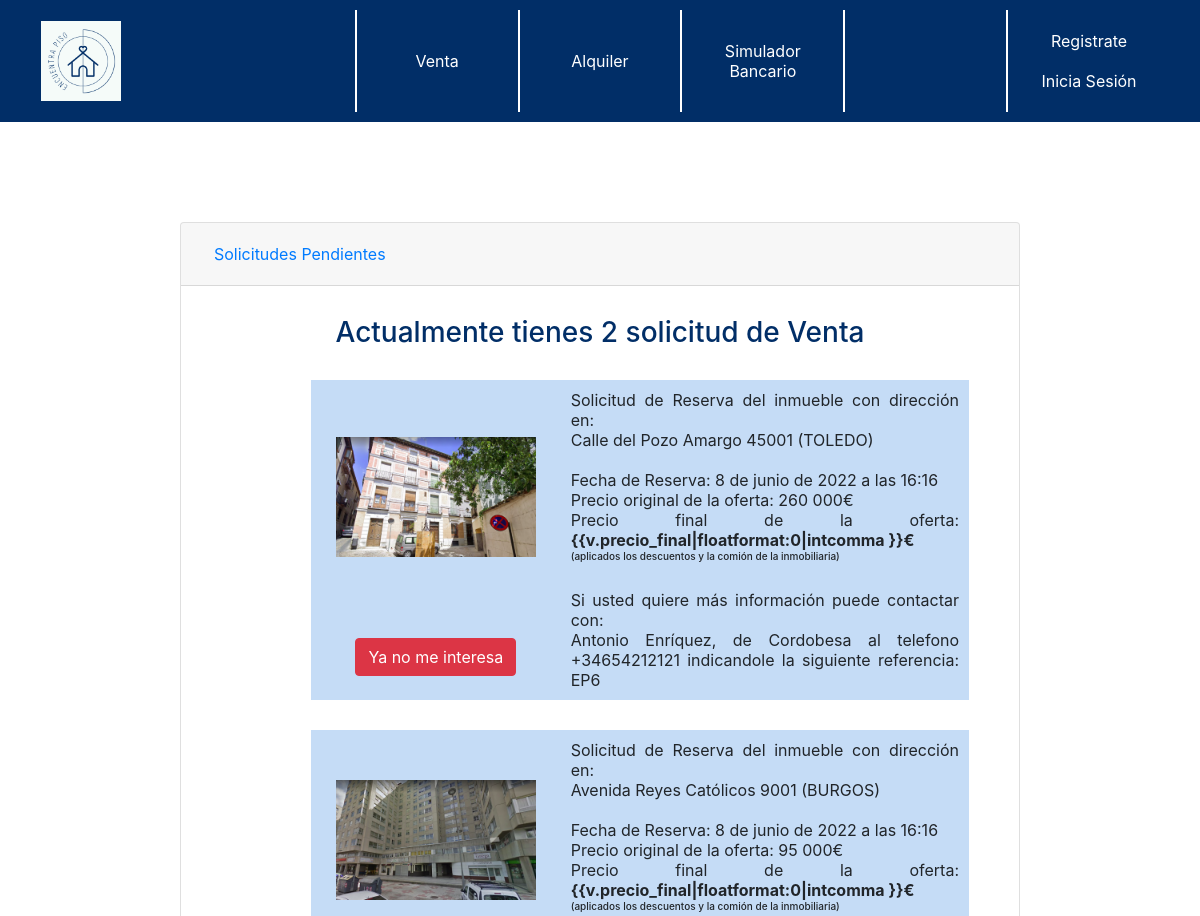
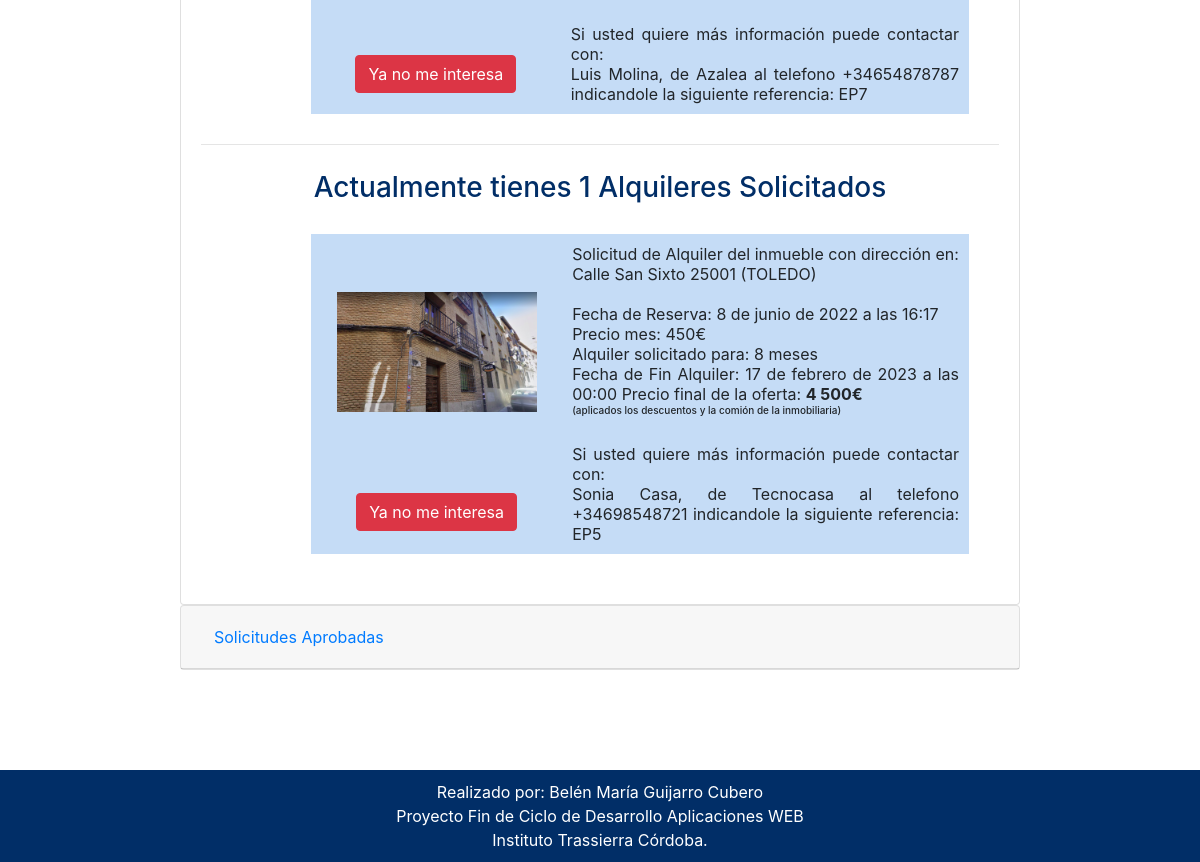
Page /operaciones/2/ on the earlier database version (2 pictures, top to bottom).
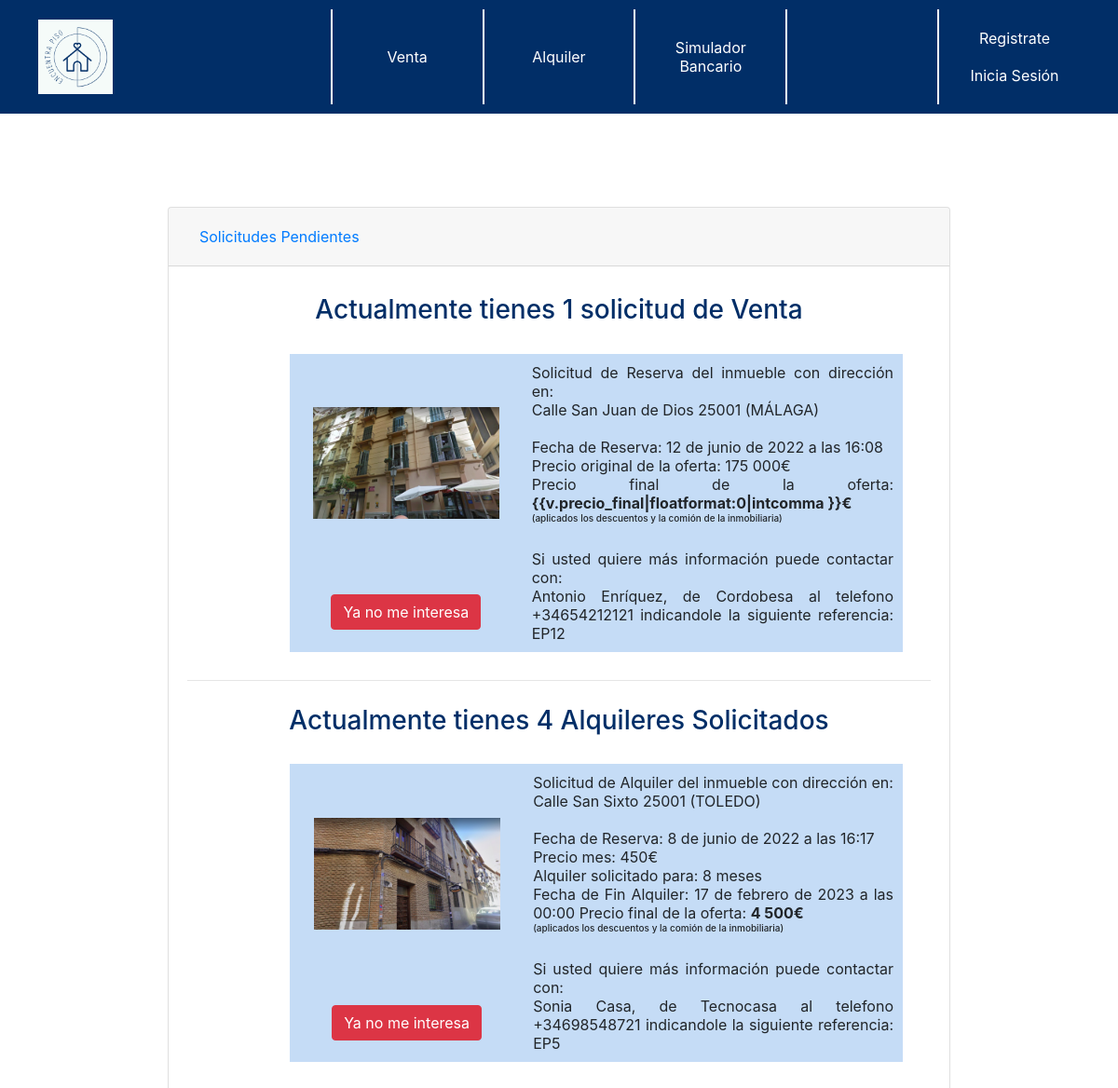
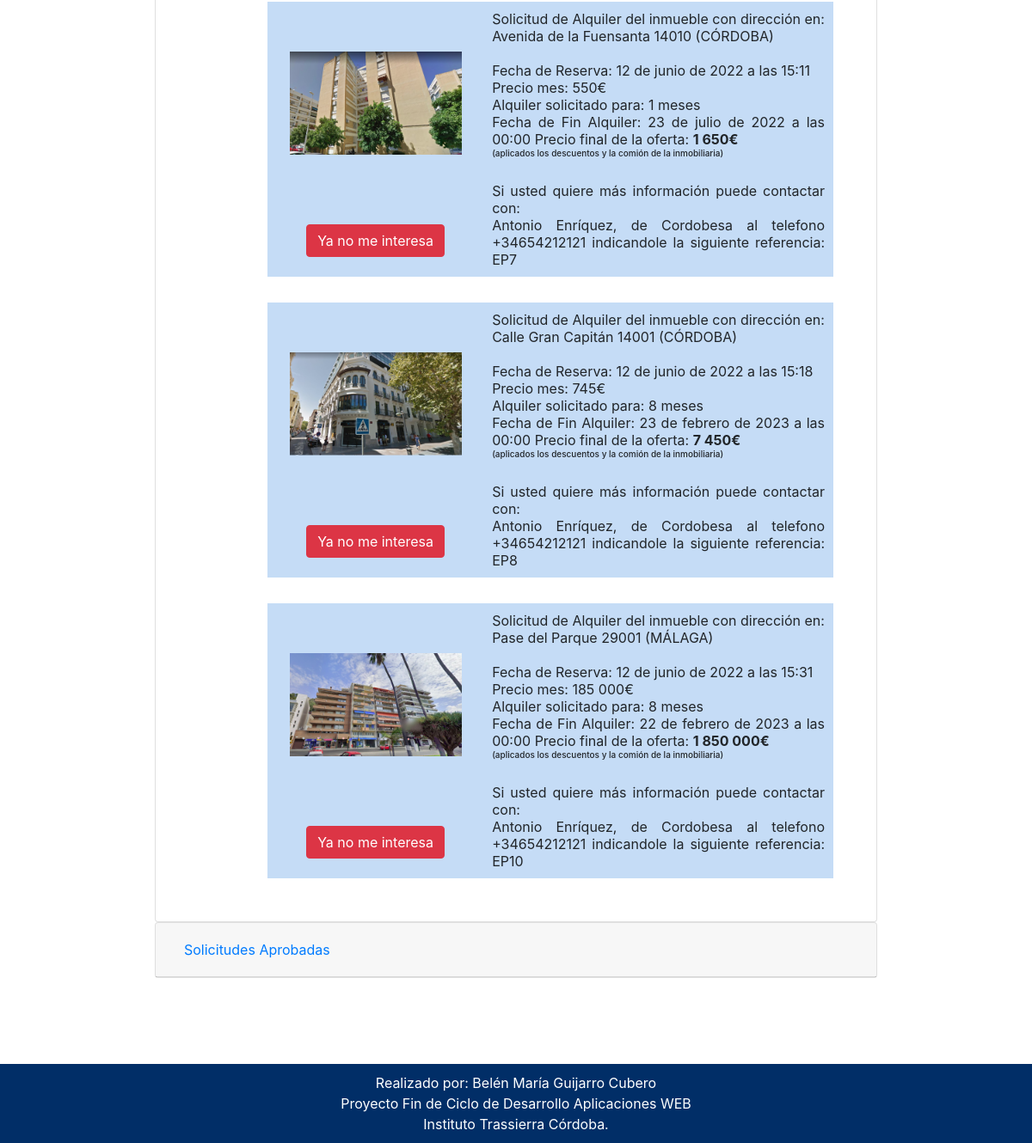
Same page on the later database version (2 pictures, top to bottom).
### applications/operaciones/models.py (models this page shows, shortened)
class Venta(models.Model):
	oferta=models.ForeignKey("Oferta",verbose_name=("oferta"),on_delete=models.SET_NULL,null=True )
	comprador=models.ForeignKey("administracion.Cliente", related_name="comprador",verbose_name=("comprador"),on_delete=models.SET_NULL,null=True )
	fecha= models.DateTimeField('Fecha', auto_now=False, auto_now_add=False, null=True,blank=True)
	activa=models.BooleanField('Activo', default=True)
	aprobada=models.BooleanField('Aprobada', default=False)
	updated_at = models.DateTimeField(auto_now_add=True, null=True)
	created_at = models.DateTimeField(auto_now_add=True, null=True)
	def _get_importe(self):
		precio_descuento=self.oferta.precio-((self.oferta.precio*self.oferta.descuento)/100)
		precio_final= precio_descuento+((self.oferta.precio*self.oferta.vendedor.empresa.comision)/100)
		return precio_final
	precio_final = property(_get_importe)

class Oferta(models.Model):
	inmueble= models.ForeignKey("inmuebles.Inmueble", verbose_name=("Inmueble"),on_delete=models.CASCADE)
	vendedor=models.ForeignKey("administracion.Trabajador", verbose_name=("trabajador"),on_delete=models.SET_NULL, blank=True,null=True)
	precio=models.DecimalField('Precio', max_digits=13, decimal_places=6)
	descuento=models.DecimalField('Descuento', max_digits=5, decimal_places=2, default=0)
	tipo=models.CharField("tipo",max_length=1)
	activa=models.BooleanField('Activo', default=True)
	updated_at = models.DateTimeField(auto_now_add=True, null=True)
	created_at = models.DateTimeField(auto_now_add=True, null=True)

class Alquiler(models.Model):
	oferta=models.ForeignKey("Oferta",verbose_name=("oferta"),on_delete=models.SET_NULL,null=True )
	inquilino=models.ForeignKey("administracion.Cliente", related_name="inquilino",verbose_name=("inquilino"), null=True, on_delete=models.SET_NULL, )
	fecha_entrada=models.DateTimeField('Fecha', auto_now=False, auto_now_add=False)
	meses=models.IntegerField('Meses',)
	activa=models.BooleanField('Activo', default=True)
	aprobada=models.BooleanField('Aprobada', default=False)
	baja=models.BooleanField('Baja', default=False)
	created_at = models.DateTimeField(auto_now_add=True, null=True)
	updated_at = models.DateTimeField(auto_now_add=True, null=True)
	def _get_precio_final(self):
		return (float(self.oferta.precio)*float(self.meses))+(float(self.oferta.precio)*2)
	precio_final = property(_get_precio_final)
	def _get_fechabaja(self):
		fechainicial=str(self.fecha_entrada)
		fechainicialFormato=fechainicial[0:10]
		fechaI=datetime.strptime(fechainicialFormato, '%Y-%m-%d')
		fechaBaja=fechaI+relativedelta(months=self.meses)
		return fechaBaja
	fecha_fin=property(_get_fechabaja)

### applications/inmuebles/models.py (models this page shows, shortened)
class Inmueble(models.Model):
	PROVINCE_CHOICES =(
		('01', 'Alaba'), ('02', 'Albacete'), ('03', 'Alicante'),
		('04', 'Almería'), ('05', 'Ávila'), ('06', 'Badajoz'),
		('07', 'Islas Baleares'), ('08', 'Barcelona'), ('09', 'Burgos'),
		('10', 'Cáceres'), ('11', 'Cádiz'), ('12', 'Castellón'),
		('13', 'Ciudad Real'), ('14', 'Córdoba'), ('15', 'A Coruña'),
		('16', 'Cuenca'), ('17', 'Girona'), ('18', 'Granada'),
		('19', 'Guadalajara'), ('20', 'Guipúzcoa'), ('21', 'Huelva'),
		('22', 'Huesca'), ('23', 'Jaén'), ('24', 'León'),
		('25', 'Lleida'), ('26', 'La Rioja'), ('27', 'Lugo'),
		('28', 'Madrid'), ('29', 'Málaga'), ('30', 'Murcia'),
		('31', 'Navarra'), ('32', 'Ourense'), ('33', 'Asturias'),
		('34', 'Palencia'), ('35', 'Las Palmas'), ('36', 'Pontevedra'),
		('37', 'Salamanca'), ('38', 'Santa Cruz de Tenerife'), ('39', 'Cantabria'),
		('40', 'Segovia'), ('41', 'Sevilla'), ('42', 'Soria'),
		('43', 'Tarragona'), ('44', 'Teruel'), ('45', 'Toledo'),
		('46', 'Valencia'), ('47', 'Valladolid'), ('48', 'Vizcaya'),
		('49', 'Zamora'), ('50', 'Zaragoza'), ('51', 'Ceuta'), ('52', 'Melilla')
		)
	HABITACIONES_CHOICES=(
        ('0', 'Loft'),
        ('1', '1 Habitacion'),
        ('2', '2 Habitaciones'),
        ('3', '3 Habitaciones'),
        ('4', '4 Habitaciones'),
        ('5', '5 Habitaciones'),
        ('6', 'Más de 5'),
        )
	ORIENTACION_CHOICES=(
	 	('1', '(N) Norte'),
        ('2', '(NO) Noreste'),
        ('3', '(E) Este'),
        ('4', '(SE) Sureste'),
        ('5', '(S) Sur'),
        ('6', '(SO) Suroeste'),
        ('7', '(O) Oeste'),
        ('8', '(NO) Noroeste'),
	 	)
	propietario= models.ForeignKey("administracion.Propietario", verbose_name="propietario",on_delete=models.CASCADE )
	direccion= models.CharField('Direccion', max_length=200)
	localizacion= models.CharField('Localización', max_length=2, choices=PROVINCE_CHOICES)
	codigo_postal= models.IntegerField('CP',)
	metros=models.IntegerField('Metros',)
	habitacion=models.CharField('Habitación', max_length=1, choices=HABITACIONES_CHOICES)
	planta=models.IntegerField('Planta',)
	wc=models.IntegerField('Baños',)
	orientacion=models.CharField('Orientación', max_length=1, choices=ORIENTACION_CHOICES)
	construccion=models.IntegerField('Año Construcción',)
	comunidad=models.DecimalField('Precio Comunidad', max_digits=6, decimal_places=2)
	ascensor=models.BooleanField('Ascensor', default=False)
	terraza=models.BooleanField('Terraza', default=False)
	patio=models.BooleanField('Patio', default=False)
	observacion= models.CharField('Observacion', max_length=1024)
	imagenPrincipal= models.ImageField("ImagenPrincipal",upload_to="imagenes/")
	imagen1=models.ImageField("imagen1",upload_to="imagenes/",default="imagenes/pordefecto.png",blank=True, null=True)
	imagen2=models.ImageField("imagen2",upload_to="imagenes/",default="imagenes/pordefecto.png",blank=True, null=True)
	imagen3=models.ImageField("imagen3",upload_to="imagenes/",default="imagenes/pordefecto.png",blank=True, null=True)
	imagen4=models.ImageField("imagen4",upload_to="imagenes/",default="imagenes/pordefecto.png",blank=True, null=True)
	activo=models.BooleanField('Activo', default=True)
	created_at = models.DateTimeField(auto_now_add=True, null=True)
	updated_at = models.DateTimeField(auto_now_add=True, null=True)
	class Meta:
		ordering = ["localizacion","direccion"]

### applications/administracion/models.py (models this page shows, shortened)
class Trabajador(models.Model):
    usuario = models.OneToOneField(User, on_delete=models.CASCADE)
    dni = models.CharField('DNI', max_length=9, unique=True)
    nombre = models.CharField('Nombre', max_length=25)
    primer_apellido = models.CharField('1ºApellido', max_length=50)
    segundo_apellido = models.CharField('2ºApellido', max_length=50)
    empresa = models.ForeignKey("Empresa", verbose_name=("Empresa"), on_delete=models.CASCADE, blank=True, null=True)
    telefono= PhoneNumberField(blank=True)

class Empresa(models.Model):
    cif=models.CharField('CIF', max_length=9, unique=True)
    nombre_empresa=models.CharField('Nombre', max_length=100)
    razon_social=models.CharField('Razon Social', max_length=100)
    comision=models.DecimalField('Comisión', max_digits=4, decimal_places=2, default=3)
    codigo=models.CharField('Codigo',max_length=10)
    def __str__(self):
        return self.nombre_empresa

### applications/operaciones/views.py (the view)
# urls.py: path('operaciones/<int:id>/',views.Operaciones.as_view(),name="Operaciones"),
class Operaciones(View):
    def get(self, request, id):
        clientes=Cliente.objects.all()
        trabajadores=Trabajador.objects.all()
        user=User.objects.get(id=id)
        cliente=Cliente.objects.get(usuario=user)
        ventas=Venta.objects.filter(comprador=cliente).filter(activa=True).filter(aprobada=False)
        alquileres=Alquiler.objects.filter(inquilino=cliente).filter(activa=True).filter(aprobada=False)
        ventasConfirmadas=Venta.objects.filter(comprador=cliente).filter(aprobada=True).filter(activa=True)
        alquileresConfirmados=Alquiler.objects.filter(inquilino=cliente).filter(aprobada=True).filter(activa=True)
        contVSolicitadas=len(ventas)
        contASolicitados=len(alquileres)
        contAaprobadas=len(alquileresConfirmados)
        contVaprobadas=len(ventasConfirmadas)
        contexto={
        "clientes":clientes,
        "trabajadores":trabajadores,
        "ventas":ventas,
        "contVSolicitadas":contVSolicitadas,
        "alquileres":alquileres,
        "contASolicitados":contASolicitados,
        "ventasConfirmadas":ventasConfirmadas,
        "alquileresConfirmados":alquileresConfirmados,
        "contAaprobadas":contAaprobadas,
        "contVaprobadas":contVaprobadas
        }
        return render(request,"operaciones.html",contexto)

### templates/operaciones.html (shortened to what this page needs)
{% extends "base.html" %}
{% load static %}
{% load humanize %}
{% block head %}
{% include 'cabecera.html' %}
{% endblock head %}
{% block content %}
<div style="width:70%; margin:100px auto;">
	<div id="accordion">
		<div class="card">
			<div class="card-header" id="headingOne">
				<h5 class="mb-0">
					<button class="btn btn-link collapsed" data-toggle="collapse" data-target="#collapseOne"
						aria-expanded="false" aria-controls="collapseOne">
						Solicitudes Pendientes
					</button>
				</h5>
			</div>
			<div id="collapseOne" class="collapse show" aria-labelledby="headingOne" data-parent="#accordion">
				<div class="card-body">
					<center>
						{%if contVSolicitadas %}
						<h3>Actualmente tienes {{contVSolicitadas}} solicitud de Venta</h3>
						<ul>
							{% for v in ventas %}
							<ol style="margin:30px">
								<table style="margin:auto;" width="100%">
									<tr style="padding:10px">
										<td width="20%" align="center"
											style="background-color:#c5dcf6; padding:20px 10px; margin:10px 10px">
											<div id="foto">
												<a href="{% url 'app_inmuebles:Info' v.oferta.id %}"
													class="text-decoration-none">
													<img src={{v.oferta.inmueble.imagenPrincipal.url}} width="200px">
												</a>
											</div>
										</td>
										<td rowspan="2" width="50%" align="center"
											style="background-color:#c5dcf6; padding:10px 10px">
											<div style="text-align:justify">
												Solicitud de Reserva del inmueble con dirección
												en:<br />{{v.oferta.inmueble.direccion}} {{v.oferta.inmueble.codigo_postal}}
												({{v.oferta.inmueble.get_localizacion_display|upper}})<br /><br />
												Fecha de Reserva: {{v.created_at}}<br />
												Precio original de la oferta:
												{{v.oferta.precio|floatformat:0|intcomma}}€<br />
												Precio final de la oferta: <b>{{v.precio_final|floatformat:0|intcomma
													}}€</b>
												<h6 style="font-size:10">(aplicados los descuentos y la comión de la
													inmobiliaria)</h6><br />
												Si usted quiere más información puede contactar con: <br />
												{{v.oferta.vendedor.nombre}} {{v.oferta.vendedor.primer_apellido}}, de
												{{v.oferta.vendedor.empresa}} al telefono {{v.oferta.vendedor.telefono}}
												indicandole la siguiente referencia: EP{{v.id}}
												<br />
											</div>
										</td>
									</tr>
									<td width="20%" align="center" style="background-color:#c5dcf6; padding:10px 10px">
										<a href="{% url 'app_operaciones:desactivarVenta' v.id %}">
											<button type="button" class="btn btn-danger">Ya no me interesa </button>
										</a>
									</td>
								</table>
							</ol>
						{% endfor %}
						</ul>
						{%else%}
						<h3>Actualmete no tiene ninguna solicitud de Venta</h3>
						{%endif%}
					</center>
					<hr />
					<center>
						<h3>
							{%if contASolicitados %}
							Actualmente tienes {{contASolicitados}} Alquileres Solicitados
							<ul>
							{% for a in alquileres %}
								<ol style="margin:30px">
									<table style="margin:auto;" width="100%">
										<tr style="padding:10px">
											<td width="20%" align="center"
											style="background-color:#c5dcf6; padding:20px 10px; margin:10px 10px">
												<div id="foto">
													<a href="{% url 'app_inmuebles:Info' a.oferta.id %}"
													class="text-decoration-none">
														<img src={{a.oferta.inmueble.imagenPrincipal.url}} width="200px">
													</a>
												</div>
											</td>
											<td rowspan="2" width="50%" align="center"
											style="background-color:#c5dcf6; padding:10px 10px">
												<div style="text-align:justify">
													Solicitud de Alquiler del inmueble con dirección en:<br />{{a.oferta.inmueble.direccion}} {{a.oferta.inmueble.codigo_postal}}
													({{a.oferta.inmueble.get_localizacion_display|upper}})
													<br /><br />
													Fecha de Reserva: {{a.created_at}}<br />
													Precio mes: {{a.oferta.precio|floatformat:0|intcomma}}€<br />
													Alquiler solicitado para: {{a.meses}} meses<br />
													Fecha de Fin Alquiler: {{a.fecha_fin}}
													Precio final de la oferta: <b>{{a.precio_final|floatformat:0|intcomma}}€</b>
													<h6 style="font-size:10">(aplicados los descuentos y la comión de la
													inmobiliaria)
													</h6><br />
													Si usted quiere más información puede contactar con: <br />
													{{a.oferta.vendedor.nombre}} {{a.oferta.vendedor.primer_apellido}}, de
													{{a.oferta.vendedor.empresa}} al telefono {{a.oferta.vendedor.telefono}}
													indicandole la siguiente referencia: EP{{a.id}}
													<br />
												</div>
											</td>
										</tr>
											<td width="20%" align="center" style="background-color:#c5dcf6; padding:10px 10px">
												<a href="{% url 'app_operaciones:desactivarAlquiler' a.id %}">
													<button type="button" class="btn btn-danger">Ya no me interesa </button>
											</td>
									</table>
								</ol>
							{% endfor %}
							</ul>
							{%else%}
							Actualmete no tiene ningún Alquiler Solicitado.
							{%endif%}
						</h3>
					</center>
				</div>
			</div>
		</div>
		<div class="card">
			<div class="card-header" id="headingTwo">
				<h5 class="mb-0">
					<button class="btn btn-link collapsed" data-toggle="collapse" data-target="#collapseTwo"
						aria-expanded="false" aria-controls="collapseTwo">
						Solicitudes Aprobadas
					</button>
				</h5>
			</div>
		</div>
	</div>
</div>
{% endblock content %}

Differences in the rows shown:
removed Venta: oferta.inmueble.imagenPrincipal (picture), oferta.inmueble.direccion "Calle del Pozo Amargo", oferta.inmueble.codigo_postal "45001", oferta.inmueble.localizacion "TOLEDO", created_at "8 de junio de 2022 a las 16:16", oferta.precio "260 000", oferta.vendedor.nombre "Antonio", oferta.vendedor.primer_apellido "Enríquez", oferta.vendedor.empresa "Cordobesa", oferta.vendedor.telefono "+34654212121", id "6"
removed Venta: oferta.inmueble.imagenPrincipal (picture), oferta.inmueble.direccion "Avenida Reyes Católicos", oferta.inmueble.codigo_postal "9001", oferta.inmueble.localizacion "BURGOS", created_at "8 de junio de 2022 a las 16:16", oferta.precio "95 000", oferta.vendedor.nombre "Luis", oferta.vendedor.primer_apellido "Molina", oferta.vendedor.empresa "Azalea", oferta.vendedor.telefono "+34654878787", id "7"
added Venta: oferta.inmueble.imagenPrincipal (picture), oferta.inmueble.direccion "Calle San Juan de Dios", oferta.inmueble.codigo_postal "25001", oferta.inmueble.localizacion "MÁLAGA", created_at "12 de junio de 2022 a las 16:08", oferta.precio "175 000", oferta.vendedor.nombre "Antonio", oferta.vendedor.primer_apellido "Enríquez", oferta.vendedor.empresa "Cordobesa", oferta.vendedor.telefono "+34654212121", id "12"
added Alquiler: oferta.inmueble.imagenPrincipal (picture), oferta.inmueble.direccion "Avenida de la Fuensanta", oferta.inmueble.codigo_postal "14010", oferta.inmueble.localizacion "CÓRDOBA", created_at "12 de junio de 2022 a las 15:11", oferta.precio "550", meses "1", fecha_fin "23 de julio de 2022 a las 00:00", precio_final "1 650", oferta.vendedor.nombre "Antonio", oferta.vendedor.primer_apellido "Enríquez", oferta.vendedor.empresa "Cordobesa", oferta.vendedor.telefono "+34654212121", id "7"
added Alquiler: oferta.inmueble.imagenPrincipal (picture), oferta.inmueble.direccion "Calle Gran Capitán", oferta.inmueble.codigo_postal "14001", oferta.inmueble.localizacion "CÓRDOBA", created_at "12 de junio de 2022 a las 15:18", oferta.precio "745", meses "8", fecha_fin "23 de febrero de 2023 a las 00:00", precio_final "7 450", oferta.vendedor.nombre "Antonio", oferta.vendedor.primer_apellido "Enríquez", oferta.vendedor.empresa "Cordobesa", oferta.vendedor.telefono "+34654212121", id "8"
added Alquiler: oferta.inmueble.imagenPrincipal (picture), oferta.inmueble.direccion "Pase del Parque", oferta.inmueble.codigo_postal "29001", oferta.inmueble.localizacion "MÁLAGA", created_at "12 de junio de 2022 a las 15:31", oferta.precio "185 000", meses "8", fecha_fin "22 de febrero de 2023 a las 00:00", precio_final "1 850 000", oferta.vendedor.nombre "Antonio", oferta.vendedor.primer_apellido "Enríquez", oferta.vendedor.empresa "Cordobesa", oferta.vendedor.telefono "+34654212121", id "10"
Other differences:
{{ contVSolicitadas }}: "2" → "1"
{{ contASolicitados }}: "1" → "4"
